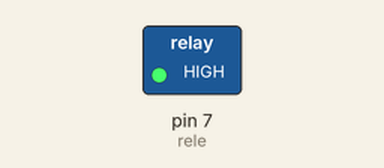
The sketch below on a simulated Arduino Uno, built with avr-gcc and run on an emulated ATmega328P. Parts: switched loads named in the sketch (green lamp = pin HIGH). Dashed ring = blinking.

Above: at 0.5 s.
Timing chart, 0 to 4.6 s (numbered marks = the images above):
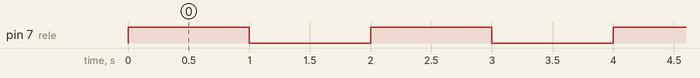

Measured:
- by itself, pin 7 (rele): alternates HIGH for 1.0 s and LOW for 1.0 s

The sketch:

Projeto_069_Rele_Ligando_Lampada.ino
```cpp
// Projeto 069 - Relé Ligando Lâmpada
// Arduino Uno | Arduino Neon Lab

int rele=7;
 void setup(){ pinMode(rele,OUTPUT); }
 void loop(){ digitalWrite(rele,HIGH); delay(1000); digitalWrite(rele,LOW); delay(1000);
 }
```
